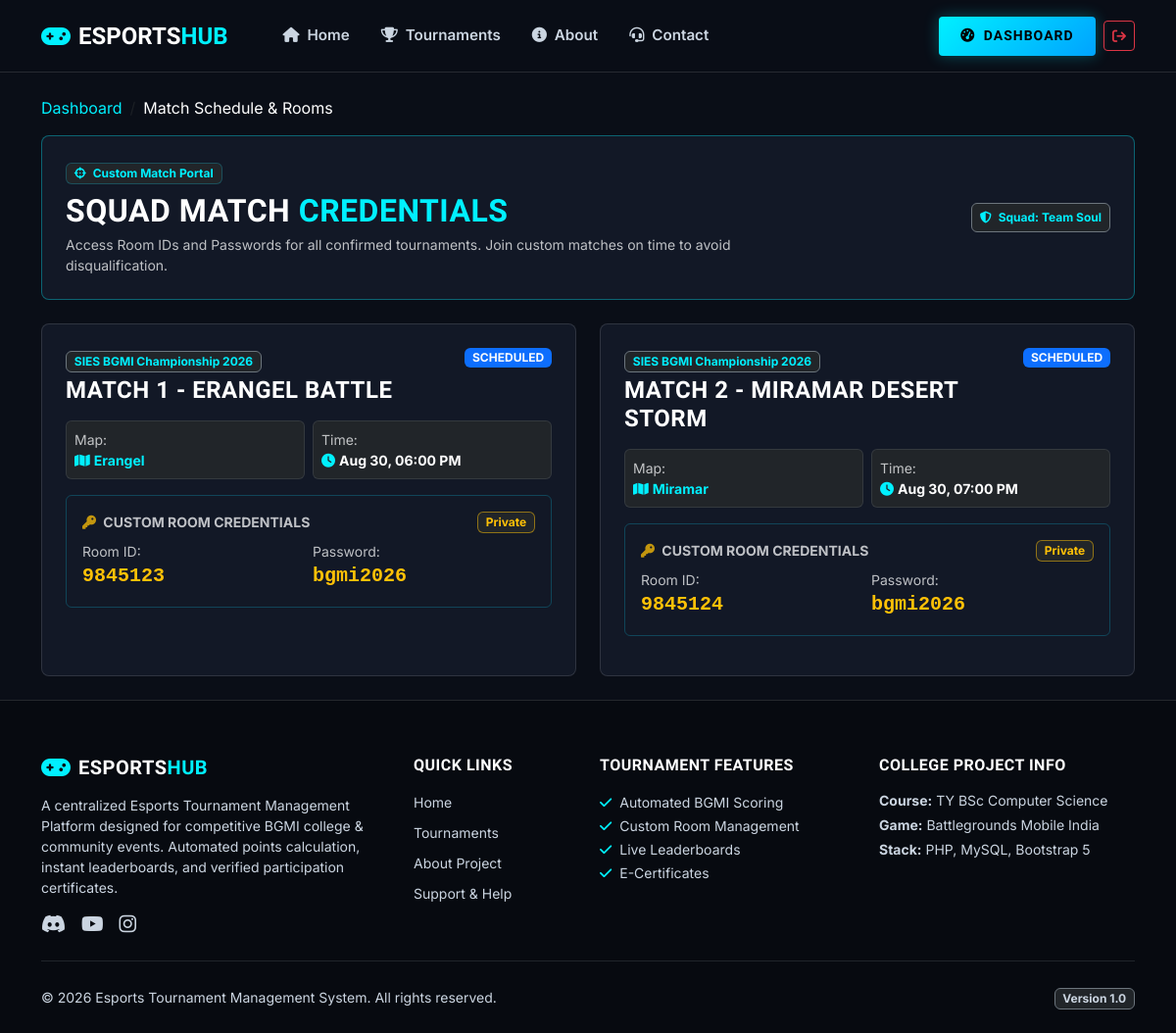
/player/matches.php (signed in), run on the app's committed database.
### tables this page shows
CREATE TABLE IF NOT EXISTS `teams` (
    `id` INT AUTO_INCREMENT PRIMARY KEY,
    `team_name` VARCHAR(100) NOT NULL UNIQUE,
    `team_tag` VARCHAR(10) NOT NULL,
    `logo` VARCHAR(255) DEFAULT 'default_team.png',
    `captain_id` INT NOT NULL,
    `created_at` TIMESTAMP DEFAULT CURRENT_TIMESTAMP,
    CONSTRAINT `fk_teams_captain` FOREIGN KEY (`captain_id`) REFERENCES `users` (`id`) ON DELETE CASCADE
);

CREATE TABLE IF NOT EXISTS `matches` (
    `id` INT AUTO_INCREMENT PRIMARY KEY,
    `tournament_id` INT NOT NULL,
    `match_number` INT NOT NULL,
    `match_name` VARCHAR(100) NOT NULL,  
    `match_date` DATE NOT NULL,
    `match_time` TIME NOT NULL,
    `map` ENUM('Erangel', 'Miramar', 'Sanhok', 'Vikendi') NOT NULL DEFAULT 'Erangel',
    `room_id` VARCHAR(100) DEFAULT NULL,
    `room_password` VARCHAR(100) DEFAULT NULL,
    `status` ENUM('scheduled', 'live', 'completed', 'cancelled') NOT NULL DEFAULT 'scheduled',
    `created_at` TIMESTAMP DEFAULT CURRENT_TIMESTAMP,
    CONSTRAINT `fk_matches_tournament` FOREIGN KEY (`tournament_id`) REFERENCES `tournaments` (`id`) ON DELETE CASCADE
);

CREATE TABLE IF NOT EXISTS `tournaments` (
    `id` INT AUTO_INCREMENT PRIMARY KEY,
    `tournament_name` VARCHAR(150) NOT NULL,
    `game` VARCHAR(50) NOT NULL DEFAULT 'BGMI',
    `description` TEXT DEFAULT NULL,
    `tournament_type` ENUM('public', 'private') NOT NULL DEFAULT 'public',
    `access_code` VARCHAR(50) DEFAULT NULL,  
    `max_teams` INT NOT NULL DEFAULT 16,
    `registration_start` DATE NOT NULL,
    `registration_end` DATE NOT NULL,
    `tournament_date` DATE NOT NULL,
    `status` ENUM('upcoming', 'registration_open', 'registration_closed', 'ongoing', 'completed', 'cancelled') NOT NULL DEFAULT 'upcoming',
    `banner` VARCHAR(255) DEFAULT 'default_banner.jpg',
    `rules` TEXT DEFAULT NULL,
    `kill_points_rate` INT NOT NULL DEFAULT 1,  
    `created_by` INT NOT NULL,
    `created_at` TIMESTAMP DEFAULT CURRENT_TIMESTAMP,
    CONSTRAINT `fk_tournaments_admin` FOREIGN KEY (`created_by`) REFERENCES `users` (`id`) ON DELETE CASCADE
);

### player/matches.php (the view, shortened to what this page needs)
<?php
require_once "../config/database.php";
$userId = $_SESSION['user_id'];
$teamStmt = $pdo->prepare("
    SELECT t.*, u.name AS captain_name
    FROM teams t
    JOIN users u ON t.captain_id = u.id
    WHERE t.captain_id = ?
    LIMIT 1
");
$teamStmt->execute([$userId]);
$myTeam = $teamStmt->fetch();
$matches = [];
if ($myTeam) {
    $stmt = $pdo->prepare("
        SELECT m.*, t.tournament_name, t.game, t.id AS tourney_id
        FROM matches m
        JOIN tournaments t ON m.tournament_id = t.id
        JOIN tournament_registrations tr ON tr.tournament_id = t.id
        WHERE tr.team_id = ? AND tr.status = 'approved'
        ORDER BY m.match_date ASC, m.match_time ASC
    ");
    $stmt->execute([$myTeam['id']]);
    $matches = $stmt->fetchAll();
}
require_once "../includes/header.php";
require_once "../includes/navbar.php";
?>
<div class="container py-4">
    <nav aria-label="breadcrumb" class="mb-3">
        <ol class="breadcrumb">
            <li class="breadcrumb-item"><a href="dashboard.php" class="text-cyan text-decoration-none">Dashboard</a></li>
            <li class="breadcrumb-item text-white active">Match Schedule & Rooms</li>
        </ol>
    </nav>
    <div class="esports-card mb-4 border-cyan">
        <div class="row align-items-center">
            <div class="col-md-8">
                <span class="badge bg-dark text-cyan border border-info border-opacity-25 mb-2">
                    <i class="fa-solid fa-crosshairs me-1"></i> Custom Match Portal
                </span>
                <h2 class="text-white mb-1">Squad Match <span class="text-cyan">Credentials</span></h2>
                <p class="text-light opacity-75 small mb-0">
                    Access Room IDs and Passwords for all confirmed tournaments. Join custom matches on time to avoid disqualification.
                </p>
            </div>
            <div class="col-md-4 text-md-end mt-3 mt-md-0">
                <?php if ($myTeam): ?>
                    <span class="badge bg-dark border border-secondary text-cyan p-2">
                        <i class="fa-solid fa-shield-halved me-1"></i> Squad: <?php echo htmlspecialchars($myTeam['team_name']); ?>
                    </span>
                <?php endif; ?>
            </div>
        </div>
    </div>
    <?php if (!$myTeam): ?>
        <div class="esports-card text-center py-5">
            <i class="fa-solid fa-users text-muted fs-1 mb-3 opacity-50"></i>
            <h4 class="text-white mb-2">No Squad Found</h4>
            <p class="text-light opacity-75 small mb-3">You must create or join a squad before viewing match schedules.</p>
            <a href="create_team.php" class="btn btn-neon-primary btn-sm">Create Squad</a>
        </div>
    <?php else: ?>
        <div class="row g-4">
            <?php foreach ($matches as $m): ?>
                <div class="col-lg-6">
                    <div class="esports-card h-100">
                        <div class="d-flex justify-content-between align-items-start mb-3">
                            <div>
                                <span class="badge bg-dark border border-secondary text-cyan small mb-1">
                                    <?php echo htmlspecialchars($m['tournament_name']); ?>
                                </span>
                                <h4 class="text-white mb-0"><?php echo htmlspecialchars($m['match_name']); ?></h4>
                            </div>
                            <?php
                            $badge = 'bg-secondary';
                            if ($m['status'] === 'scheduled') $badge = 'bg-primary';
                            elseif ($m['status'] === 'live') $badge = 'bg-danger animate-pulse';
                            elseif ($m['status'] === 'completed') $badge = 'bg-success';
                            ?>
                            <span class="badge <?php echo $badge; ?> text-uppercase small">
                                <?php echo $m['status']; ?>
                            </span>
                        </div>
                        <div class="row g-2 mb-3 small">
                            <div class="col-6">
                                <div class="bg-dark p-2 rounded border border-secondary border-opacity-25">
                                    <span class="text-light opacity-75 d-block">Map:</span>
                                    <strong class="text-cyan"><i class="fa-solid fa-map me-1"></i><?php echo htmlspecialchars($m['map']); ?></strong>
                                </div>
                            </div>
                            <div class="col-6">
                                <div class="bg-dark p-2 rounded border border-secondary border-opacity-25">
                                    <span class="text-light opacity-75 d-block">Time:</span>
                                    <strong class="text-white"><i class="fa-solid fa-clock me-1 text-cyan"></i><?php echo date('M d, h:i A', strtotime($m['match_date'] . ' ' . $m['match_time'])); ?></strong>
                                </div>
                            </div>
                        </div>
                        <div class="bg-surface p-3 rounded border border-info border-opacity-25 mb-3">
                            <div class="d-flex justify-content-between align-items-center mb-2">
                                <span class="small text-light opacity-75 fw-bold text-uppercase">
                                    <i class="fa-solid fa-key text-warning me-1"></i> Custom Room Credentials
                                </span>
                                <span class="badge bg-dark text-warning border border-warning border-opacity-50">Private</span>
                            </div>
                            <div class="row g-2">
                                <div class="col-6">
                                    <span class="small text-light opacity-75 d-block">Room ID:</span>
                                    <?php if (!empty($m['room_id'])): ?>
                                        <div class="d-flex align-items-center gap-1">
                                            <code class="text-warning fs-5 fw-bold"><?php echo htmlspecialchars($m['room_id']); ?></code>
                                        </div>
                                    <?php else: ?>
                                        <span class="text-muted small">Will be released 15 mins before match</span>
                                    <?php endif; ?>
                                </div>
                                <div class="col-6">
                                    <span class="small text-light opacity-75 d-block">Password:</span>
                                    <?php if (!empty($m['room_password'])): ?>
                                        <div class="d-flex align-items-center gap-1">
                                            <code class="text-warning fs-5 fw-bold"><?php echo htmlspecialchars($m['room_password']); ?></code>
                                        </div>
                                    <?php else: ?>
                                        <span class="text-muted small">Pending host release</span>
                                    <?php endif; ?>
                                </div>
                            </div>
                        </div>
                    </div>
                </div>
            <?php endforeach; ?>
        </div>
    <?php endif; ?>
</div>
<?php require_once "../includes/footer.php"; ?>

### assets/css/style.css (style rules this page uses)
:root { --bg-dark: #0a0e17; --bg-card: #121826; --bg-card-hover: #1a2236; --bg-surface: #1e293b; --border-color: rgba(255, 255, 255, 0.12); --border-glow: rgba(0, 240, 255, 0.35); --primary-neon: #00f0ff; --secondary-neon: #ff4655; --accent-gold: #ffb800; --text-main: #f8fafc; --text-muted: #cbd5e1; --text-dim: #94a3b8; }
body { background-color: var(--bg-dark); color: var(--text-main); font-family: 'Inter', system-ui, -apple-system, sans-serif; min-height: 100vh; display: flex; flex-direction: column; overflow-x: hidden; }
.small, small { color: inherit; }
h1, h2, h3, h4, h5, h6, .brand-font { font-family: 'Rajdhani', sans-serif; font-weight: 700; letter-spacing: 0.5px; text-transform: uppercase; }
.text-cyan { color: var(--primary-neon) !important; }
.esports-card { background: var(--bg-card); border: 1px solid var(--border-color); border-radius: 8px; padding: 1.5rem; transition: all 0.3s cubic-bezier(0.4, 0, 0.2, 1); position: relative; overflow: hidden; }
.esports-card::before { content: ''; position: absolute; top: 0; left: 0; width: 3px; height: 100%; background: linear-gradient(to bottom, var(--primary-neon), transparent); opacity: 0; transition: opacity 0.3s ease; }
.border-cyan { border-color: rgba(0, 240, 255, 0.35) !important; }

### data on the page
teams: team_name "Team Soul"
matches: tournament.tournament_name "SIES BGMI Championship 2026", match_name "MATCH 1 - ERANGEL BATTLE", status "SCHEDULED", map "Erangel", match_date+match_time "Aug 30, 06:00 PM", room "9845123", room_password "bgmi2026"
matches: tournament.tournament_name "SIES BGMI Championship 2026", match_name "MATCH 2 - MIRAMAR DESERT STORM", status "SCHEDULED", map "Miramar", match_date+match_time "Aug 30, 07:00 PM", room "9845124", room_password "bgmi2026"
